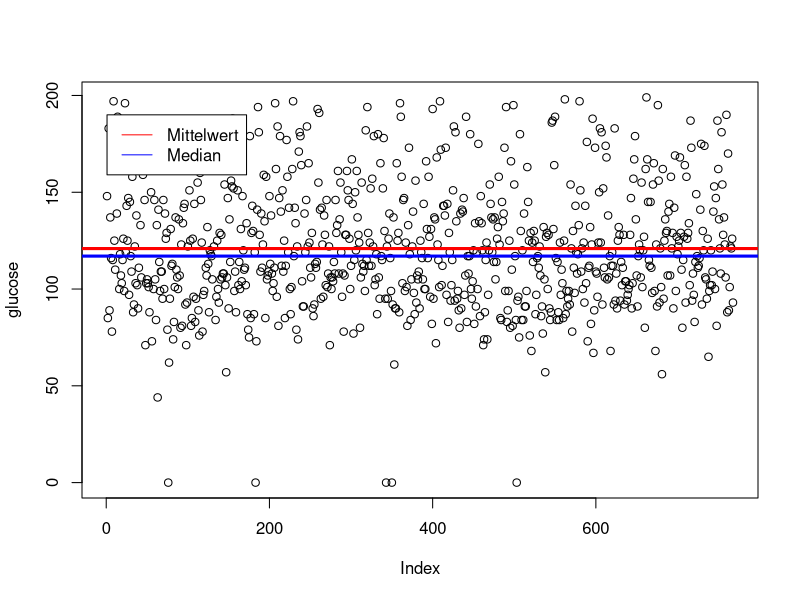
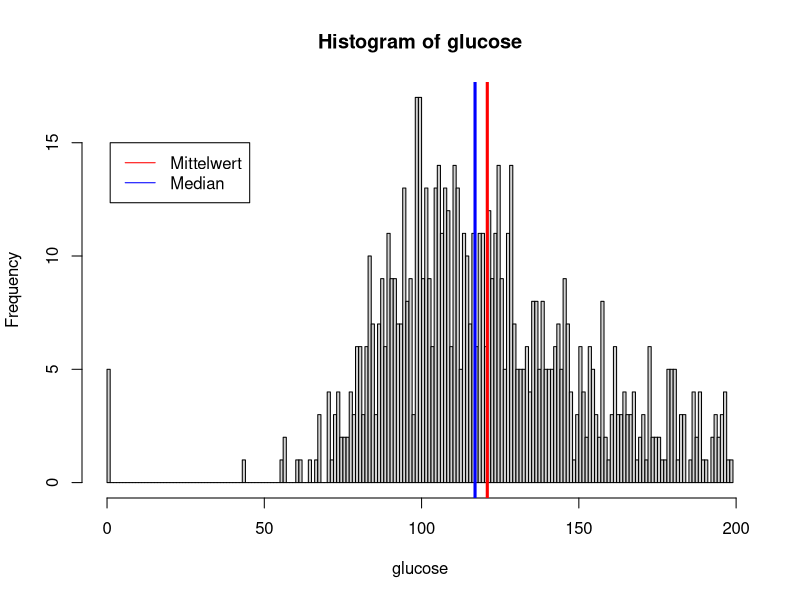
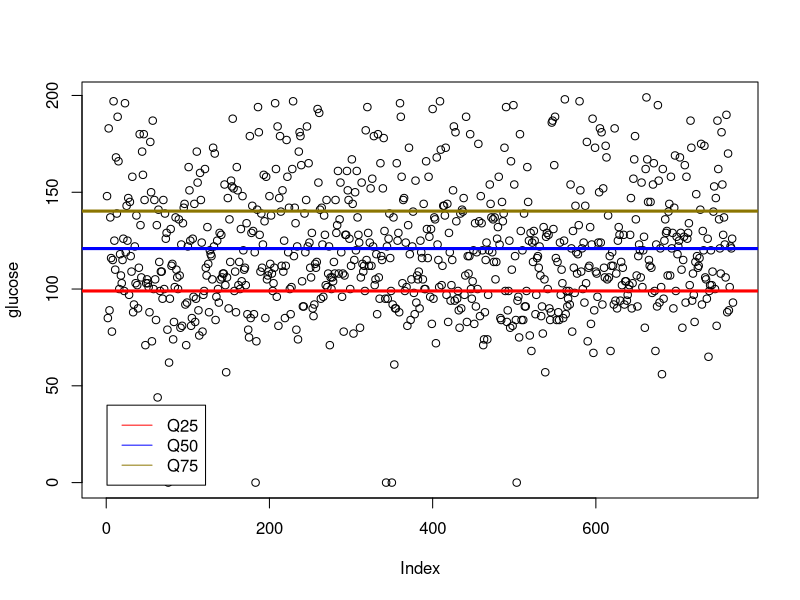
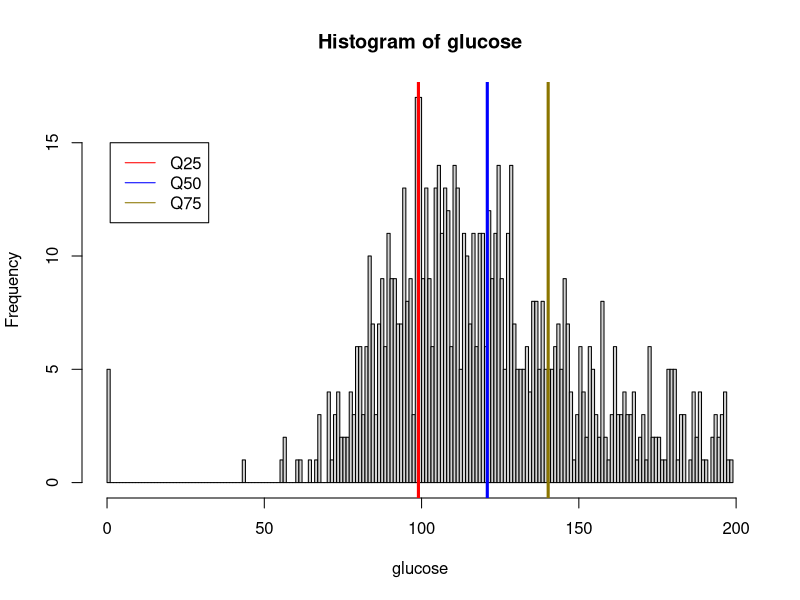
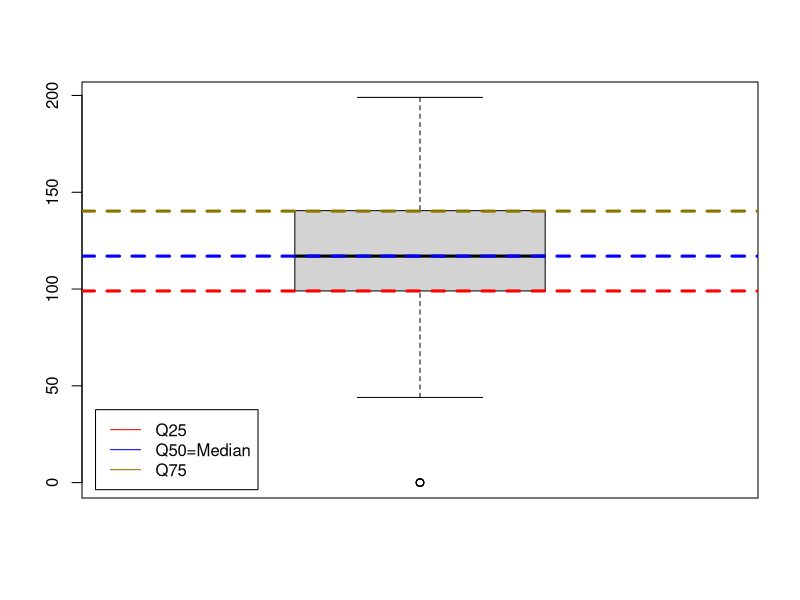
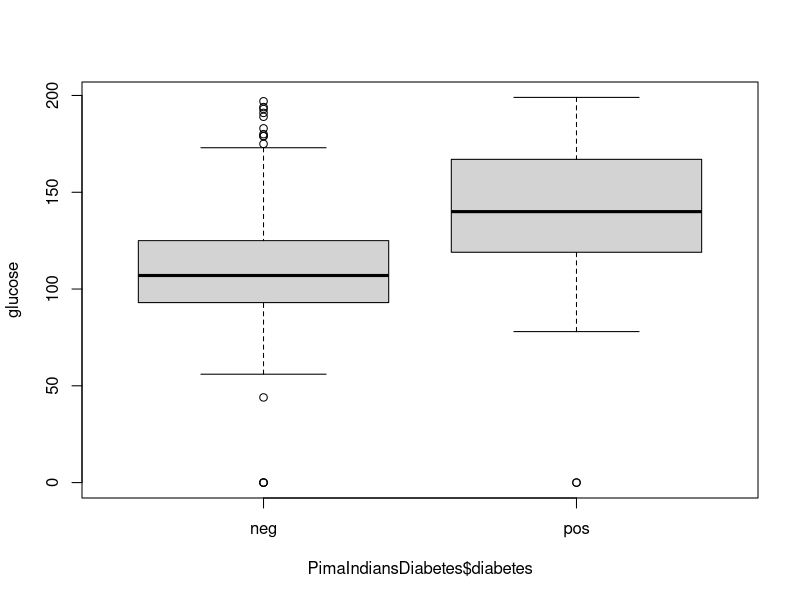
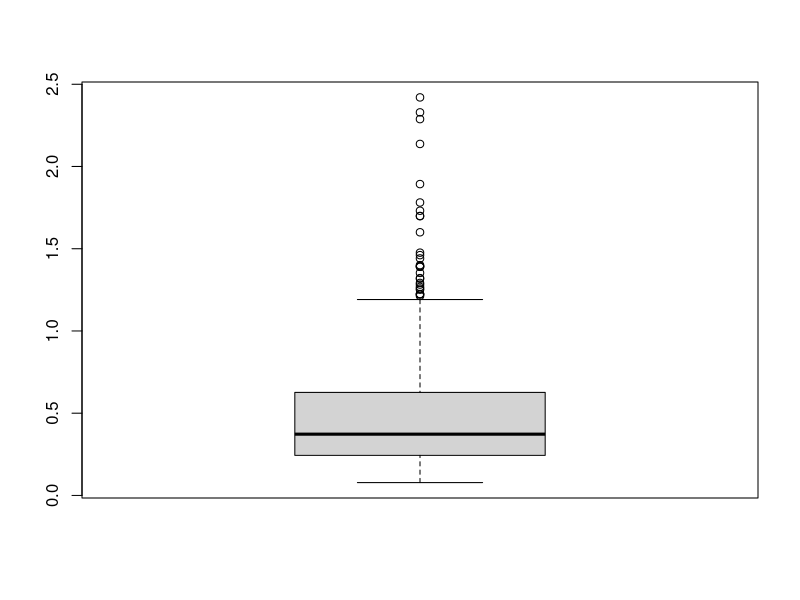
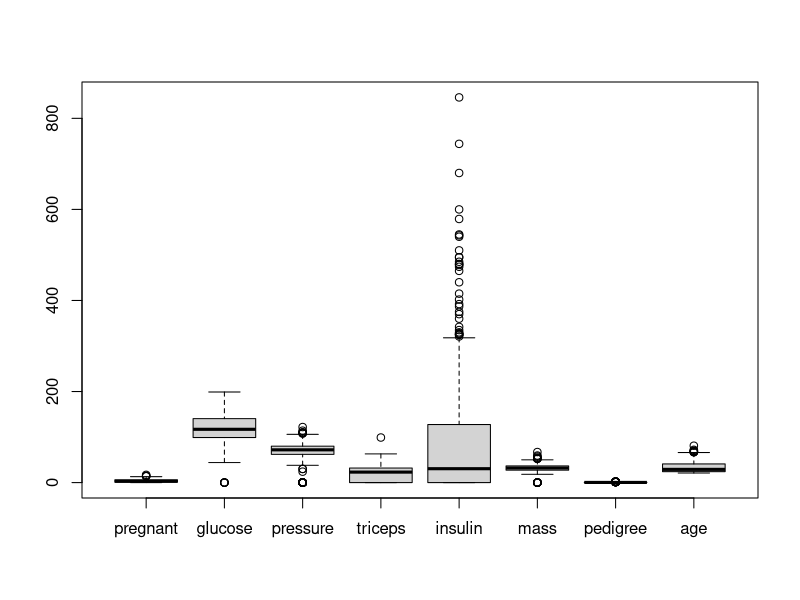

These figures' R source, in order: (Note: this script raises an error after producing the figures.)
# load the library
library(mlbench)

# load the dataset
data(PimaIndiansDiabetes)

# variables
colnames(PimaIndiansDiabetes)

# pregnant	Number of times pregnant
# glucose	Plasma glucose concentration (glucose tolerance test)
# pressure	Diastolic blood pressure (mm Hg)
# triceps	Triceps skin fold thickness (mm)
# insulin	2-Hour serum insulin (mu U/ml)
# mass	Body mass index (weight in kg/(height in m)\^2)
# pedigree	Diabetes pedigree function
# age	Age (years)
# diabetes	Class variable (test for diabetes)

# display first 20 rows of data
head(PimaIndiansDiabetes, n=20)

# show dimensions
dim(PimaIndiansDiabetes)

# show data types
sapply(PimaIndiansDiabetes, class)

# distribution of class variable
y <- PimaIndiansDiabetes$diabetes
cbind(freq=table(y), percentage=prop.table(table(y))*100)

summary(PimaIndiansDiabetes)

# Scatterplot - "das mit den Punkten"
glucose <- PimaIndiansDiabetes$glucose
plot(glucose)
mean(glucose)
median(glucose)
abline(h = mean(glucose), col = "red", lwd = 3)
abline(h = median(glucose), col = "blue", lwd = 3)
legend(x = 190, legend = c ("Mittelwert", "Median"), col = c("red","blue"),lty=1)

# H?ufigkeiten als Historgramm plotten
hist(glucose, breaks=seq(0,199,length=200))
abline(v = mean(glucose), col = "red", lwd = 3)
abline(v = median(glucose), col = "blue", lwd = 3)
legend(x = 15, legend = c ("Mittelwert", "Median"), col = c("red","blue"),lty=1)


# Modus: H?ufigkeitstabelle und hieraus die Zahl mit der gr??ten H?ufigkeit ablesen.
t <- table(PimaIndiansDiabetes$glucose)
head(t)
names(t[t == max(t)])

#Quartile
q25 <- quantile(glucose, 0.25)
q75 <- quantile(glucose, 0.75)
plot(glucose)
abline(h = q25, col = "red", lwd = 3)   
abline(h = mean(glucose), col = "blue", lwd = 3)   
abline(h = q75, col = "gold4", lwd = 3)        
legend(x = 40, legend = c ("Q25", "Q50", "Q75"), col = c("red","blue","gold4"),lty=1)

#Nochmal in der H?ufigkeitsverteilung plotten
# H?ufigkeiten als Historgramm plotten
hist(glucose, breaks=seq(0,199,length=200))
abline(v = q25, col = "red", lwd = 3)   
abline(v = mean(glucose), col = "blue", lwd = 3)   
abline(v = q75, col = "gold4", lwd = 3)        
legend(x = 15, legend = c ("Q25", "Q50", "Q75"), col = c("red","blue","gold4"),lty=1)


#Andere Plotm?glichkeit: Boxplot
boxplot(glucose)
abline(h = q25, col = "red", lty = 2, lwd = 3)   
abline(h = median(glucose), col = "blue",lty = 2, lwd = 3)   
abline(h = q75, col = "gold4",lty = 2, lwd = 3)   
legend("bottomleft", inset = .02, legend = c ("Q25", "Q50=Median", "Q75"), col = c("red","blue","gold4"),lty=1)

#Boxplot nach einem Kenwert aufsplitten
boxplot(glucose~PimaIndiansDiabetes$diabetes)

#Standardabweichung
sd(glucose)

#SD f?r die Komplette Tabelle 
sapply(PimaIndiansDiabetes[,1:8],sd)

#Boxplot f?r pedigree im Vergleich (geringere Streuung)
boxplot(PimaIndiansDiabetes$pedigree)

#sind die beiden vergleichbar? Nein! 
boxplot(PimaIndiansDiabetes[,1:8])

#Standardisierung erforderlich
PimaIndiansDiabetes$Zpedigree <- scale(PimaIndiansDiabetes$pedigree)
PimaIndiansDiabetes$Zglucose <- scale(PimaIndiansDiabetes$glucose)
PimaIndiansDiabetes$Zpregnant <- scale(PimaIndiansDiabetes$pregnant)
PimaIndiansDiabetes$Zpressure <- scale(PimaIndiansDiabetes$pressure)
summary(PimaIndiansDiabetes)

#SD f?r die standardisierten Werte 
sapply(PimaIndiansDiabetes[,10:13],sd)

#Boxplot f?r die Standardisierten Werte
boxplot(PimaIndiansDiabetes[,10:13])

#Schiefe
#rechtsschiefe Verteilung
hist(PimaIndiansDiabetes$Zpedigree)
abline(v = mean(PimaIndiansDiabetes$Zpedigree), col = "blue", lwd = 3) 


#Korrelationsmatrix
cor(PimaIndiansDiabetes[,10:13])

#Plots bzgl. zwei Variablen
ggplot(aes(x=pregnant, y=age), data=PimaIndiansDiabetes)+geom_point()
ggplot(aes(x=insulin, y=triceps), data=PimaIndiansDiabetes)+geom_point()
ggplot(data=PimaIndiansDiabetes, aes(x=pregnant, y=age, fill=as.factor(pregnant)))+
  geom_boxplot()
boxplot(age~pregnant,data = PimaIndiansDiabetes)


library(GGally)
ggpairs(PimaIndiansDiabetes[,1:9], aes(color = diabetes))

library(ggplot2)
ggplot(PimaIndiansDiabetes, aes(triceps, mass)) + geom_point() + geom_smooth(method=lm)

#Verteilung approximieren
hist(PimaIndiansDiabetes$glucose, breaks = 100, prob = TRUE)
lines(density(PimaIndiansDiabetes$glucose), col="red")
